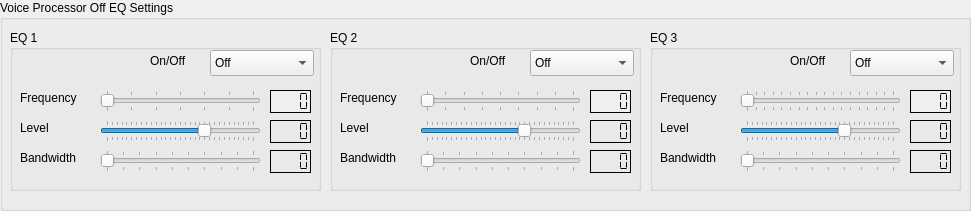
   <widget class="QGroupBox" name="ProcOffFrame">
    <property name="geometry">
     <rect>
      <x>10</x>
      <y>10</y>
      <width>971</width>
      <height>211</height>
     </rect>
    </property>
    <property name="title">
     <string>Voice Processor Off EQ Settings</string>
    </property>
    <widget class="QGroupBox" name="ProcOffEQ1Frame">
     <property name="geometry">
      <rect>
       <x>10</x>
       <y>30</y>
       <width>311</width>
       <height>161</height>
      </rect>
     </property>
     <property name="styleSheet">
      <string notr="true"/>
     </property>
     <property name="title">
      <string>EQ 1</string>
     </property>
     <widget class="QLabel" name="offeq1FreqLabel">
      <property name="geometry">
       <rect>
        <x>10</x>
        <y>60</y>
        <width>71</width>
        <height>16</height>
       </rect>
      </property>
      <property name="text">
       <string>Frequency</string>
      </property>
     </widget>
     <widget class="QSlider" name="poffeq1Freq">
      <property name="geometry">
       <rect>
        <x>90</x>
        <y>60</y>
        <width>161</width>
        <height>22</height>
       </rect>
      </property>
      <property name="minimum">
       <number>1</number>
      </property>
      <property name="maximum">
       <number>7</number>
      </property>
      <property name="pageStep">
       <number>1</number>
      </property>
      <property name="orientation">
       <enum>Qt::Horizontal</enum>
      </property>
      <property name="tickPosition">
       <enum>QSlider::TicksBothSides</enum>
      </property>
      <property name="tickInterval">
       <number>1</number>
      </property>
     </widget>
     <widget class="QLCDNumber" name="poffeq1FreqLcd">
      <property name="geometry">
       <rect>
        <x>260</x>
        <y>60</y>
        <width>41</width>
        <height>23</height>
       </rect>
      </property>
      <property name="font">
       <font>
        <weight>50</weight>
        <bold>false</bold>
       </font>
      </property>
      <property name="autoFillBackground">
       <bool>true</bool>
      </property>
      <property name="styleSheet">
       <string notr="true">QLCDNumber{color:rgb(0, 0, 0)}</string>
      </property>
      <property name="frameShadow">
       <enum>QFrame::Plain</enum>
      </property>
      <property name="digitCount">
       <number>4</number>
      </property>
      <property name="segmentStyle">
       <enum>QLCDNumber::Flat</enum>
      </property>
     </widget>
     <widget class="QLabel" name="offeq1LvlLabel">
      <property name="geometry">
       <rect>
        <x>10</x>
        <y>90</y>
        <width>71</width>
        <height>16</height>
       </rect>
      </property>
      <property name="text">
       <string>Level</string>
      </property>
     </widget>
     <widget class="QSlider" name="poffeq1Level">
      <property name="geometry">
       <rect>
        <x>90</x>
        <y>90</y>
        <width>161</width>
        <height>22</height>
       </rect>
      </property>
      <property name="minimum">
       <number>-20</number>
      </property>
      <property name="maximum">
       <number>10</number>
      </property>
      <property name="pageStep">
       <number>1</number>
      </property>
      <property name="orientation">
       <enum>Qt::Horizontal</enum>
      </property>
      <property name="tickPosition">
       <enum>QSlider::TicksBothSides</enum>
      </property>
      <property name="tickInterval">
       <number>1</number>
      </property>
     </widget>
     <widget class="QLCDNumber" name="poffeq1LevelLcd">
      <property name="geometry">
       <rect>
        <x>260</x>
        <y>90</y>
        <width>41</width>
        <height>23</height>
       </rect>
      </property>
      <property name="frameShadow">
       <enum>QFrame::Plain</enum>
      </property>
      <property name="digitCount">
       <number>4</number>
      </property>
      <property name="segmentStyle">
       <enum>QLCDNumber::Flat</enum>
      </property>
     </widget>
     <widget class="QLabel" name="offeq1BWLabel">
      <property name="geometry">
       <rect>
        <x>10</x>
        <y>120</y>
        <width>71</width>
        <height>16</height>
       </rect>
      </property>
      <property name="text">
       <string>Bandwidth</string>
      </property>
     </widget>
     <widget class="QSlider" name="poffeq1Bw">
      <property name="geometry">
       <rect>
        <x>90</x>
        <y>120</y>
        <width>161</width>
        <height>22</height>
       </rect>
      </property>
      <property name="minimum">
       <number>1</number>
      </property>
      <property name="maximum">
       <number>10</number>
      </property>
      <property name="pageStep">
       <number>1</number>
      </property>
      <property name="orientation">
       <enum>Qt::Horizontal</enum>
      </property>
      <property name="tickPosition">
       <enum>QSlider::TicksBothSides</enum>
      </property>
      <property name="tickInterval">
       <number>1</number>
      </property>
     </widget>
     <widget class="QLCDNumber" name="poffeq1BwLcd">
      <property name="geometry">
       <rect>
        <x>260</x>
        <y>120</y>
        <width>41</width>
        <height>23</height>
       </rect>
      </property>
      <property name="frameShadow">
       <enum>QFrame::Plain</enum>
      </property>
      <property name="digitCount">
       <number>4</number>
      </property>
      <property name="segmentStyle">
       <enum>QLCDNumber::Flat</enum>
      </property>
     </widget>
     <widget class="QComboBox" name="poffeq1Control">
      <property name="geometry">
       <rect>
        <x>200</x>
        <y>20</y>
        <width>104</width>
        <height>26</height>
       </rect>
      </property>
      <item>
       <property name="text">
        <string>Off</string>
       </property>
      </item>
      <item>
       <property name="text">
        <string>On</string>
       </property>
      </item>
     </widget>
     <widget class="QLabel" name="label">
      <property name="geometry">
       <rect>
        <x>140</x>
        <y>20</y>
        <width>60</width>
        <height>21</height>
       </rect>
      </property>
      <property name="text">
       <string>On/Off</string>
      </property>
     </widget>
    </widget>
    <widget class="QGroupBox" name="ProcOffEQ1Frame_2">
     <property name="geometry">
      <rect>
       <x>330</x>
       <y>30</y>
       <width>311</width>
       <height>161</height>
      </rect>
     </property>
     <property name="styleSheet">
      <string notr="true"/>
     </property>
     <property name="title">
      <string>EQ 2</string>
     </property>
     <widget class="QLabel" name="offeq1FreqLabel_2">
      <property name="geometry">
       <rect>
        <x>10</x>
        <y>60</y>
        <width>71</width>
        <height>16</height>
       </rect>
      </property>
      <property name="text">
       <string>Frequency</string>
      </property>
     </widget>
     <widget class="QSlider" name="poffeq2Freq">
      <property name="geometry">
       <rect>
        <x>90</x>
        <y>60</y>
        <width>161</width>
        <height>22</height>
       </rect>
      </property>
      <property name="minimum">
       <number>7</number>
      </property>
      <property name="maximum">
       <number>15</number>
      </property>
      <property name="pageStep">
       <number>1</number>
      </property>
      <property name="orientation">
       <enum>Qt::Horizontal</enum>
      </property>
      <property name="tickPosition">
       <enum>QSlider::TicksBothSides</enum>
      </property>
      <property name="tickInterval">
       <number>1</number>
      </property>
     </widget>
     <widget class="QLCDNumber" name="poffeq2FreqLcd">
      <property name="geometry">
       <rect>
        <x>260</x>
        <y>60</y>
        <width>41</width>
        <height>23</height>
       </rect>
      </property>
      <property name="autoFillBackground">
       <bool>true</bool>
      </property>
      <property name="styleSheet">
       <string notr="true">QLCDNumber{color:rgb(0, 0, 0)}</string>
      </property>
      <property name="frameShadow">
       <enum>QFrame::Plain</enum>
      </property>
      <property name="digitCount">
       <number>4</number>
      </property>
      <property name="segmentStyle">
       <enum>QLCDNumber::Flat</enum>
      </property>
     </widget>
     <widget class="QLabel" name="offeq1LvlLabel_2">
      <property name="geometry">
       <rect>
        <x>10</x>
        <y>90</y>
        <width>71</width>
        <height>16</height>
       </rect>
      </property>
      <property name="text">
       <string>Level</string>
      </property>
     </widget>
     <widget class="QSlider" name="poffeq2Level">
      <property name="geometry">
       <rect>
        <x>90</x>
        <y>90</y>
        <width>161</width>
        <height>22</height>
       </rect>
      </property>
      <property name="minimum">
       <number>-20</number>
      </property>
      <property name="maximum">
       <number>10</number>
      </property>
      <property name="pageStep">
       <number>1</number>
      </property>
      <property name="orientation">
       <enum>Qt::Horizontal</enum>
      </property>
      <property name="tickPosition">
       <enum>QSlider::TicksBothSides</enum>
      </property>
      <property name="tickInterval">
       <number>1</number>
      </property>
     </widget>
     <widget class="QLCDNumber" name="poffeq2LevelLcd">
      <property name="geometry">
       <rect>
        <x>260</x>
        <y>90</y>
        <width>41</width>
        <height>23</height>
       </rect>
      </property>
      <property name="frameShadow">
       <enum>QFrame::Plain</enum>
      </property>
      <property name="digitCount">
       <number>4</number>
      </property>
      <property name="segmentStyle">
       <enum>QLCDNumber::Flat</enum>
      </property>
     </widget>
     <widget class="QLabel" name="offeq1BWLabel_2">
      <property name="geometry">
       <rect>
        <x>10</x>
        <y>120</y>
        <width>71</width>
        <height>16</height>
       </rect>
      </property>
      <property name="text">
       <string>Bandwidth</string>
      </property>
     </widget>
     <widget class="QSlider" name="poffeq2Bw">
      <property name="geometry">
       <rect>
        <x>90</x>
        <y>120</y>
        <width>161</width>
        <height>22</height>
       </rect>
      </property>
      <property name="minimum">
       <number>1</number>
      </property>
      <property name="maximum">
       <number>10</number>
      </property>
      <property name="pageStep">
       <number>1</number>
      </property>
      <property name="orientation">
       <enum>Qt::Horizontal</enum>
      </property>
      <property name="tickPosition">
       <enum>QSlider::TicksBothSides</enum>
      </property>
      <property name="tickInterval">
       <number>1</number>
      </property>
     </widget>
     <widget class="QLCDNumber" name="poffeq2BwLcd">
      <property name="geometry">
       <rect>
        <x>260</x>
        <y>120</y>
        <width>41</width>
        <height>23</height>
       </rect>
      </property>
      <property name="frameShadow">
       <enum>QFrame::Plain</enum>
      </property>
      <property name="digitCount">
       <number>4</number>
      </property>
      <property name="segmentStyle">
       <enum>QLCDNumber::Flat</enum>
      </property>
     </widget>
     <widget class="QComboBox" name="poffeq2Control">
      <property name="geometry">
       <rect>
        <x>200</x>
        <y>20</y>
        <width>104</width>
        <height>26</height>
       </rect>
      </property>
      <item>
       <property name="text">
        <string>Off</string>
       </property>
      </item>
      <item>
       <property name="text">
        <string>On</string>
       </property>
      </item>
     </widget>
     <widget class="QLabel" name="label_2">
      <property name="geometry">
       <rect>
        <x>140</x>
        <y>20</y>
        <width>60</width>
        <height>21</height>
       </rect>
      </property>
      <property name="text">
       <string>On/Off</string>
      </property>
     </widget>
    </widget>
    <widget class="QGroupBox" name="ProcOffEQ1Frame_3">
     <property name="geometry">
      <rect>
       <x>650</x>
       <y>30</y>
       <width>311</width>
       <height>161</height>
      </rect>
     </property>
     <property name="styleSheet">
      <string notr="true"/>
     </property>
     <property name="title">
      <string>EQ 3</string>
     </property>
     <widget class="QLabel" name="offeq1FreqLabel_3">
      <property name="geometry">
       <rect>
        <x>10</x>
        <y>60</y>
        <width>71</width>
        <height>16</height>
       </rect>
      </property>
      <property name="text">
       <string>Frequency</string>
      </property>
     </widget>
     <widget class="QSlider" name="poffeq3Freq">
      <property name="geometry">
       <rect>
        <x>90</x>
        <y>60</y>
        <width>161</width>
        <height>22</height>
       </rect>
      </property>
      <property name="minimum">
       <number>15</number>
      </property>
      <property name="maximum">
       <number>32</number>
      </property>
      <property name="pageStep">
       <number>1</number>
      </property>
      <property name="orientation">
       <enum>Qt::Horizontal</enum>
      </property>
      <property name="tickPosition">
       <enum>QSlider::TicksBothSides</enum>
      </property>
      <property name="tickInterval">
       <number>1</number>
      </property>
     </widget>
     <widget class="QLCDNumber" name="poffeq3FreqLcd">
      <property name="geometry">
       <rect>
        <x>260</x>
        <y>60</y>
        <width>41</width>
        <height>23</height>
       </rect>
      </property>
      <property name="autoFillBackground">
       <bool>true</bool>
      </property>
      <property name="styleSheet">
       <string notr="true">QLCDNumber{color:rgb(0, 0, 0)}</string>
      </property>
      <property name="frameShadow">
       <enum>QFrame::Plain</enum>
      </property>
      <property name="digitCount">
       <number>4</number>
      </property>
      <property name="segmentStyle">
       <enum>QLCDNumber::Flat</enum>
      </property>
     </widget>
     <widget class="QLabel" name="offeq1LvlLabel_3">
      <property name="geometry">
       <rect>
        <x>10</x>
        <y>90</y>
        <width>71</width>
        <height>16</height>
       </rect>
      </property>
      <property name="text">
       <string>Level</string>
      </property>
     </widget>
     <widget class="QSlider" name="poffeq3Level">
      <property name="geometry">
       <rect>
        <x>90</x>
        <y>90</y>
        <width>161</width>
        <height>22</height>
       </rect>
      </property>
      <property name="minimum">
       <number>-20</number>
      </property>
      <property name="maximum">
       <number>10</number>
      </property>
      <property name="pageStep">
       <number>1</number>
      </property>
      <property name="orientation">
       <enum>Qt::Horizontal</enum>
      </property>
      <property name="tickPosition">
       <enum>QSlider::TicksBothSides</enum>
      </property>
      <property name="tickInterval">
       <number>1</number>
      </property>
     </widget>
     <widget class="QLCDNumber" name="poffeq3LevelLcd">
      <property name="geometry">
       <rect>
        <x>260</x>
        <y>90</y>
        <width>41</width>
        <height>23</height>
       </rect>
      </property>
      <property name="frameShadow">
       <enum>QFrame::Plain</enum>
      </property>
      <property name="digitCount">
       <number>4</number>
      </property>
      <property name="segmentStyle">
       <enum>QLCDNumber::Flat</enum>
      </property>
     </widget>
     <widget class="QLabel" name="offeq1BWLabel_3">
      <property name="geometry">
       <rect>
        <x>10</x>
        <y>120</y>
        <width>71</width>
        <height>16</height>
       </rect>
      </property>
      <property name="text">
       <string>Bandwidth</string>
      </property>
     </widget>
     <widget class="QSlider" name="poffeq3Bw">
      <property name="geometry">
       <rect>
        <x>90</x>
        <y>120</y>
        <width>161</width>
        <height>22</height>
       </rect>
      </property>
      <property name="minimum">
       <number>1</number>
      </property>
      <property name="maximum">
       <number>10</number>
      </property>
      <property name="pageStep">
       <number>1</number>
      </property>
      <property name="orientation">
       <enum>Qt::Horizontal</enum>
      </property>
      <property name="tickPosition">
       <enum>QSlider::TicksBothSides</enum>
      </property>
      <property name="tickInterval">
       <number>1</number>
      </property>
     </widget>
     <widget class="QLCDNumber" name="poffeq3BwLcd">
      <property name="geometry">
       <rect>
        <x>260</x>
        <y>120</y>
        <width>41</width>
        <height>23</height>
       </rect>
      </property>
      <property name="frameShadow">
       <enum>QFrame::Plain</enum>
      </property>
      <property name="digitCount">
       <number>4</number>
      </property>
      <property name="segmentStyle">
       <enum>QLCDNumber::Flat</enum>
      </property>
     </widget>
     <widget class="QComboBox" name="poffeq3Control">
      <property name="geometry">
       <rect>
        <x>200</x>
        <y>20</y>
        <width>104</width>
        <height>26</height>
       </rect>
      </property>
      <item>
       <property name="text">
        <string>Off</string>
       </property>
      </item>
      <item>
       <property name="text">
        <string>On</string>
       </property>
      </item>
     </widget>
     <widget class="QLabel" name="label_3">
      <property name="geometry">
       <rect>
        <x>140</x>
        <y>20</y>
        <width>60</width>
        <height>21</height>
       </rect>
      </property>
      <property name="text">
       <string>On/Off</string>
      </property>
     </widget>
    </widget>
   </widget>
